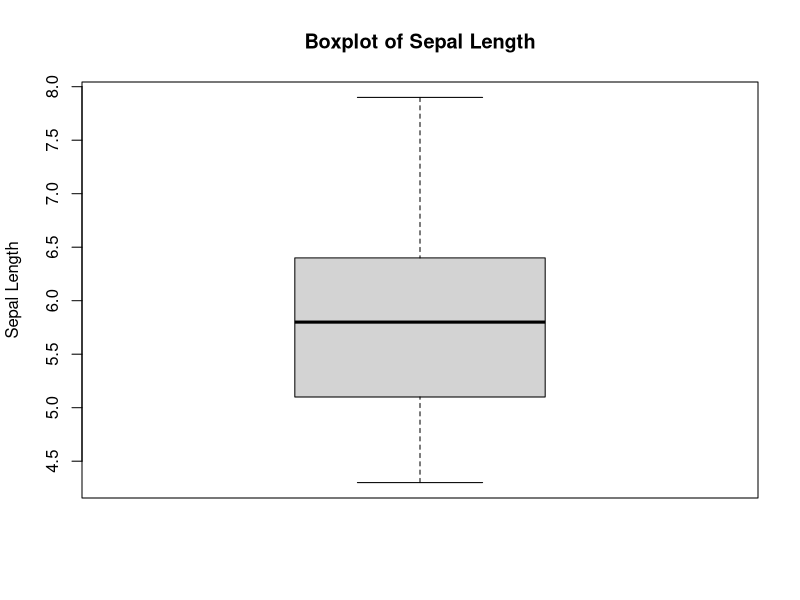
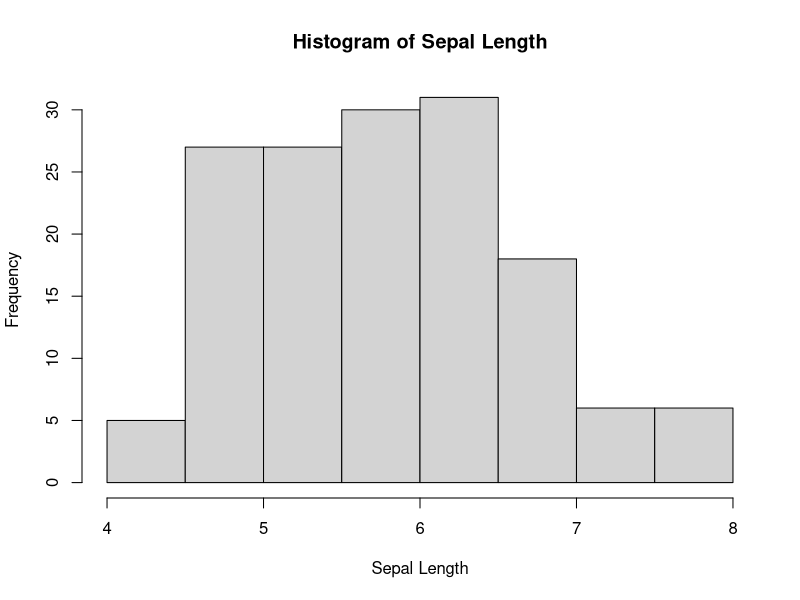
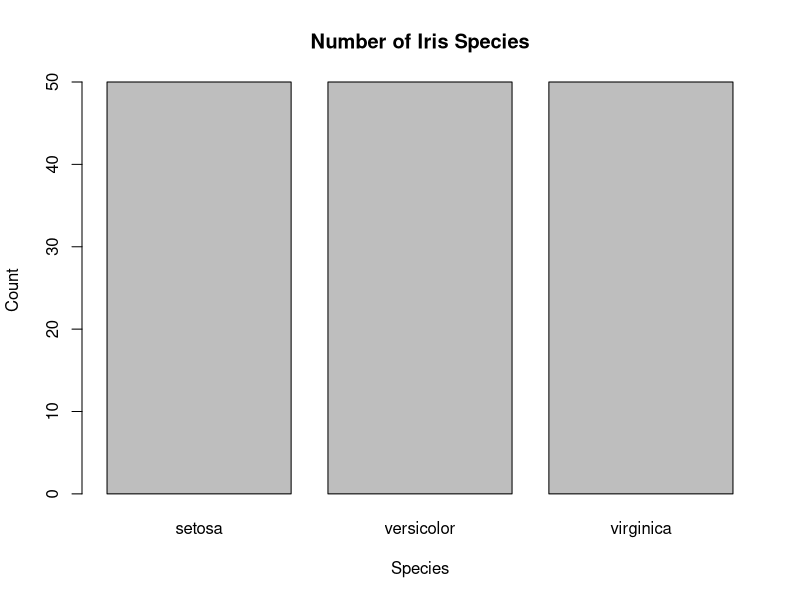
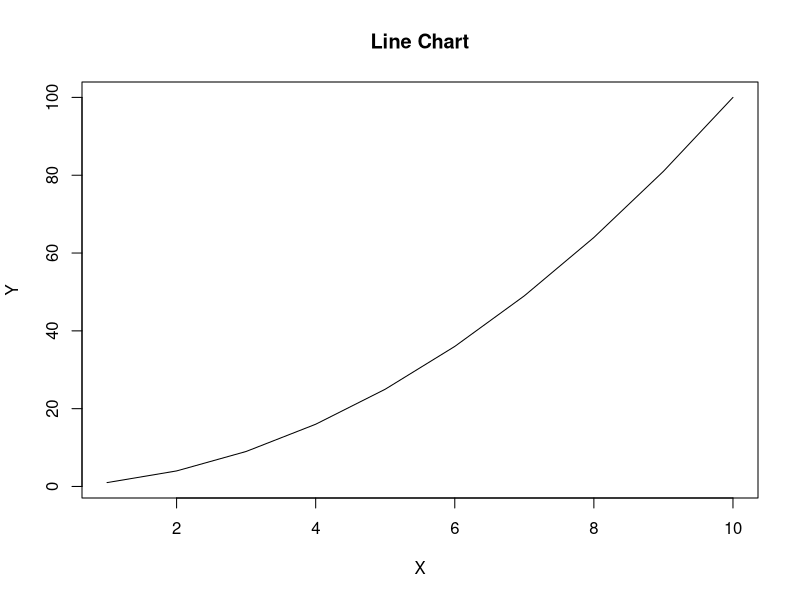
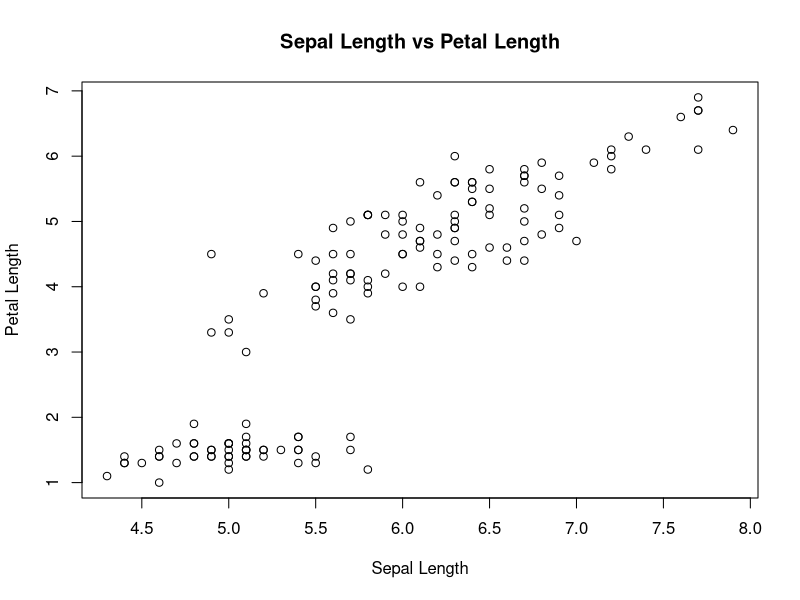

Here is the R script that generated these plots, in order:
boxplot(
  iris$Sepal.Length,
  main = "Boxplot of Sepal Length",
  ylab = "Sepal Length"
)

hist(
  iris$Sepal.Length,
  main = "Histogram of Sepal Length",
  xlab = "Sepal Length"
)

barplot(
  table(iris$Species),
  main = "Number of Iris Species",
  xlab = "Species",
  ylab = "Count"
)

x <- 1:10
y <- x^2

plot(
  x, y,
  type = "l",
  main = "Line Chart",
  xlab = "X",
  ylab = "Y"
)

plot(
  iris$Sepal.Length,
  iris$Petal.Length,
  main = "Sepal Length vs Petal Length",
  xlab = "Sepal Length",
  ylab = "Petal Length"
)
